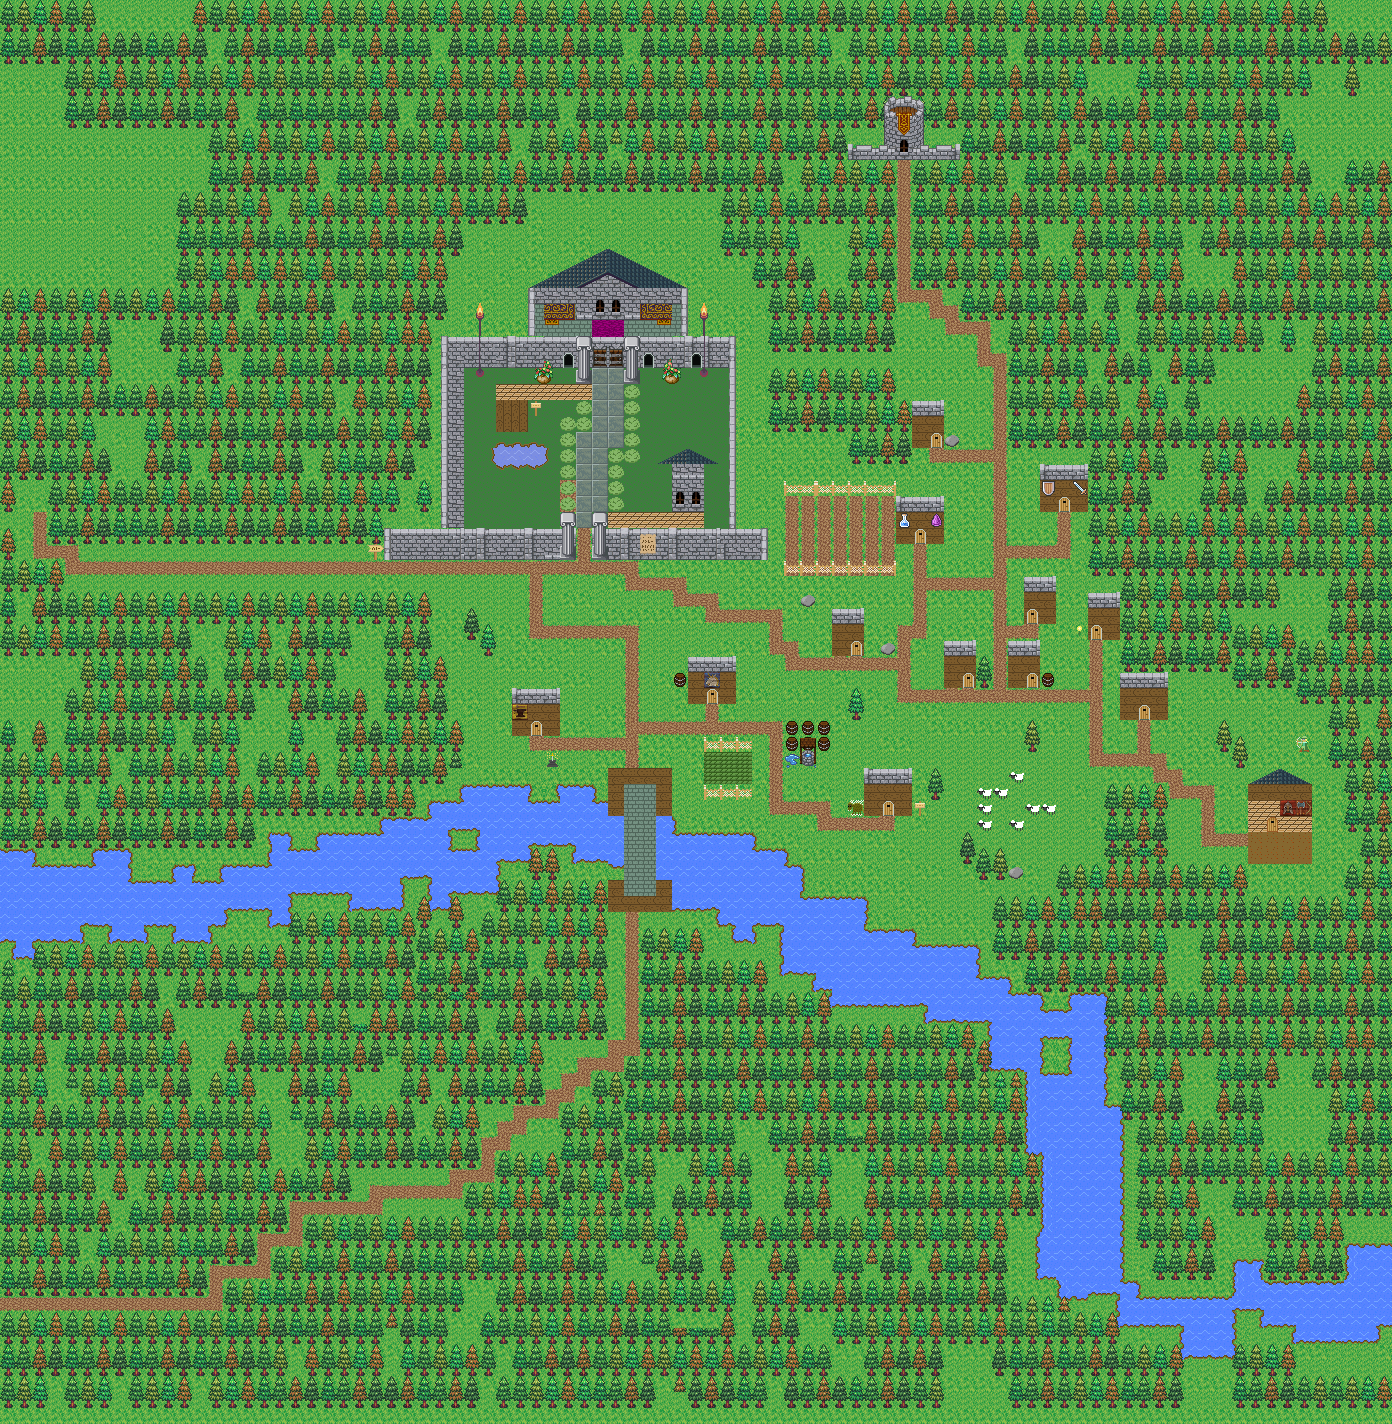

Tiled map render using the project's own tile images. Description and the map definition, with tile-layer contents summarised, below:
An orthogonal 87x89 tile map with 16x16 px tiles, 6 tile layers (Ground, On-Ground, Trees, Building Lower, ...), 7 tilesets and 792 objects (768x blocker, 8x static_npc, 6x portal, 6x portal_target, 2x npc, ...).

<map version="1.2" tiledversion="2018.11.14" orientation="orthogonal" renderorder="right-down" width="87" height="89" tilewidth="16" tileheight="16" infinite="0" backgroundcolor="#56ab49" nextlayerid="14" nextobjectid="1181">
 <properties>
  <property name="music" value="enchanted_festival.ogg" />
  <property name="name" value="nohnaim" />
 </properties>
 <tileset firstgid="1" name="house" tilewidth="16" tileheight="16" tilecount="896" columns="32">
  <image source="../graphics/house.png" width="512" height="448" />
 </tileset>
 <tileset firstgid="897" name="medievalsigns" tilewidth="16" tileheight="16" tilecount="16" columns="4">
  <image source="../graphics/medievalsigns.png" width="64" height="64" />
 </tileset>
 <tileset firstgid="913" name="shopsigns" tilewidth="16" tileheight="16" tilecount="4" columns="4">
  <image source="../graphics/shopsigns.png" width="64" height="16" />
 </tileset>
 <tileset firstgid="917" name="tileset1" tilewidth="16" tileheight="16" tilecount="50" columns="10">
  <image source="../graphics/tileset1.png" width="160" height="80" />
 </tileset>
 <tileset firstgid="967" name="tileset2" tilewidth="16" tileheight="16" tilecount="110" columns="10">
  <image source="../graphics/tileset2.png" width="160" height="176" />
 </tileset>
 <tileset firstgid="1077" name="tileset3" tilewidth="16" tileheight="16" tilecount="132" columns="11">
  <image source="../graphics/tileset3.png" width="176" height="192" />
 </tileset>
 <tileset firstgid="1209" name="trees1" tilewidth="16" tileheight="16" tilecount="16" columns="4">
  <image source="../graphics/tree1.png" width="64" height="64" />
 </tileset>
 <layer id="8" name="Ground" width="87" height="89">
  <data>[7743 cells, 7743 non-empty, 26 distinct tile ids]</data>
 </layer>
 <layer id="9" name="On-Ground" width="87" height="89">
  <data>[7743 cells, 8 non-empty, 5 distinct tile ids]</data>
 </layer>
 <layer id="10" name="Trees" width="87" height="89">
  <properties>
   <property name="tile_height" type="int" value="32" />
   <property name="tile_width" type="int" value="16" />
  </properties>
  <data>[7743 cells, 4588 non-empty, 18 distinct tile ids]</data>
 </layer>
 <layer id="11" name="Building Lower" width="87" height="89">
  <data>[7743 cells, 388 non-empty, 78 distinct tile ids]</data>
 </layer>
 <layer id="12" name="Building Middle" width="87" height="89">
  <data>[7743 cells, 93 non-empty, 44 distinct tile ids]</data>
 </layer>
 <layer id="13" name="Building Top" width="87" height="89">
  <data>[7743 cells, 13 non-empty, 8 distinct tile ids]</data>
 </layer>
 <objectgroup id="7" name="Object Layer 1">
  <object id="3" name="blocker" gid="1036" x="48" y="528" width="16" height="15.75" />
  <object id="11" name="blocker" gid="1036" x="480" y="640" width="16" height="16" />
  <object id="42" name="blocker" gid="1036" x="1120" y="720" width="16" height="16" />
  <object id="47" name="blocker" gid="1036" x="1040" y="624" width="16.16" height="15.636" />
  <object id="78" name="start point" type="start_point" gid="1039" x="32" y="528" width="16" height="16">
   <properties>
    <property name="direction" value="down" />
   </properties>
  </object>
  <object id="79" name="blocker" gid="1036" x="48" y="512" width="16" height="15.75" />
  <object id="82" name="blocker" gid="1036" x="80" y="608" width="16" height="15.75" />
  <object id="83" name="blocker" gid="1036" x="64" y="608" width="16" height="15.75" />
  <object id="84" name="blocker" gid="1036" x="512" y="736" width="16" height="16" />
  <object id="85" name="blocker" gid="1036" x="544" y="736" width="16" height="16" />
  <object id="86" name="blocker" gid="1036" x="544" y="720" width="16" height="16" />
  <object id="87" name="blocker" gid="1036" x="544" y="704" width="16" height="16" />
  <object id="88" name="blocker" gid="1036" x="528" y="704" width="16" height="16" />
  <object id="89" name="blocker" gid="1036" x="512" y="704" width="16" height="16" />
  <object id="90" name="blocker" gid="1036" x="512" y="720" width="16" height="16" />
  <object id="95" name="blocker" gid="1036" x="480" y="656" width="16" height="16" />
  <object id="102" name="blocker" gid="1036" x="1152" y="720" width="16" height="16" />
  <object id="103" name="blocker" gid="1036" x="1088" y="624" width="16" height="16" />
  <object id="104" name="blocker" gid="1036" x="1104" y="624" width="16" height="16" />
  <object id="106" name="blocker" gid="1036" x="1088" y="608" width="16" height="16" />
  <object id="107" name="blocker" gid="1036" x="1104" y="608" width="16" height="16" />
  <object id="108" name="blocker" gid="1036" x="1040" y="608" width="16.16" height="15.636" />
  <object id="109" name="blocker" gid="1036" x="1024" y="608" width="16.16" height="15.636" />
  <object id="110" name="blocker" gid="1036" x="1024" y="592" width="16.16" height="15.636" />
  <object id="111" name="blocker" gid="1036" x="1040" y="592" width="16.16" height="15.636" />
  <object id="112" name="blocker" gid="1036" x="1008" y="656" width="16.16" height="15.636" />
  <object id="113" name="blocker" gid="1036" x="1024" y="656" width="16.16" height="15.636" />
  <object id="114" name="blocker" gid="1036" x="1024" y="672" width="16.16" height="15.636" />
  <object id="115" name="blocker" gid="1036" x="1008" y="672" width="16.16" height="15.636" />
  <object id="116" name="blocker" gid="1036" x="1008" y="688" width="16.16" height="15.636" />
  <object id="117" name="blocker" gid="1036" x="960" y="656" width="16.16" height="15.636" />
  <object id="118" name="blocker" gid="1036" x="960" y="672" width="16.16" height="15.636" />
  <object id="119" name="blocker" gid="1036" x="944" y="656" width="16.16" height="15.636" />
  <object id="120" name="blocker" gid="1036" x="944" y="672" width="16.16" height="15.636" />
  <object id="121" name="blocker" gid="1036" x="944" y="688" width="16.16" height="15.636" />
  <object id="122" name="blocker" gid="1036" x="48" y="544" width="16" height="15.75" />
  <object id="124" name="blocker" gid="1036" x="64" y="544" width="16" height="15.75" />
  <object id="126" name="blocker" gid="1036" x="48" y="576" width="16" height="15.75" />
  <object id="127" name="blocker" gid="1036" x="32" y="576" width="14.75" height="15.75" />
  <object id="129" name="blocker" gid="1036" x="16" y="576" width="14.75" height="15.75" />
  <object id="130" name="blocker" gid="1036" x="0" y="560" width="14.75" height="15.75" />
  <object id="131" name="blocker" gid="1036" x="0" y="544" width="14.75" height="15.75" />
  <object id="174" name="blocker" gid="1036" x="624" y="384" width="16" height="16" />
  <object id="175" name="blocker" gid="1036" x="624" y="368" width="16" height="16" />
  <object id="176" name="blocker" gid="1036" x="624" y="352" width="16" height="16" />
  <object id="177" name="blocker" gid="1036" x="608" y="352" width="16" height="16" />
  <object id="179" name="blocker" gid="1036" x="592" y="352" width="16" height="16" />
  <object id="180" name="blocker" gid="1036" x="576" y="352" width="16" height="16" />
  <object id="181" name="blocker" gid="1036" x="576" y="368" width="16" height="16" />
  <object id="182" name="blocker" gid="1036" x="576" y="384" width="16" height="16" />
  <object id="183" name="blocker" gid="1036" x="640" y="368" width="16" height="16" />
  <object id="184" name="blocker" gid="1036" x="656" y="368" width="16" height="16" />
  <object id="185" name="blocker" gid="1036" x="672" y="368" width="16" height="16" />
  <object id="188" name="blocker" gid="1036" x="720" y="352" width="16" height="16" />
  </objectgroup>
</map>
<!-- 738 of 792 objects omitted -->
